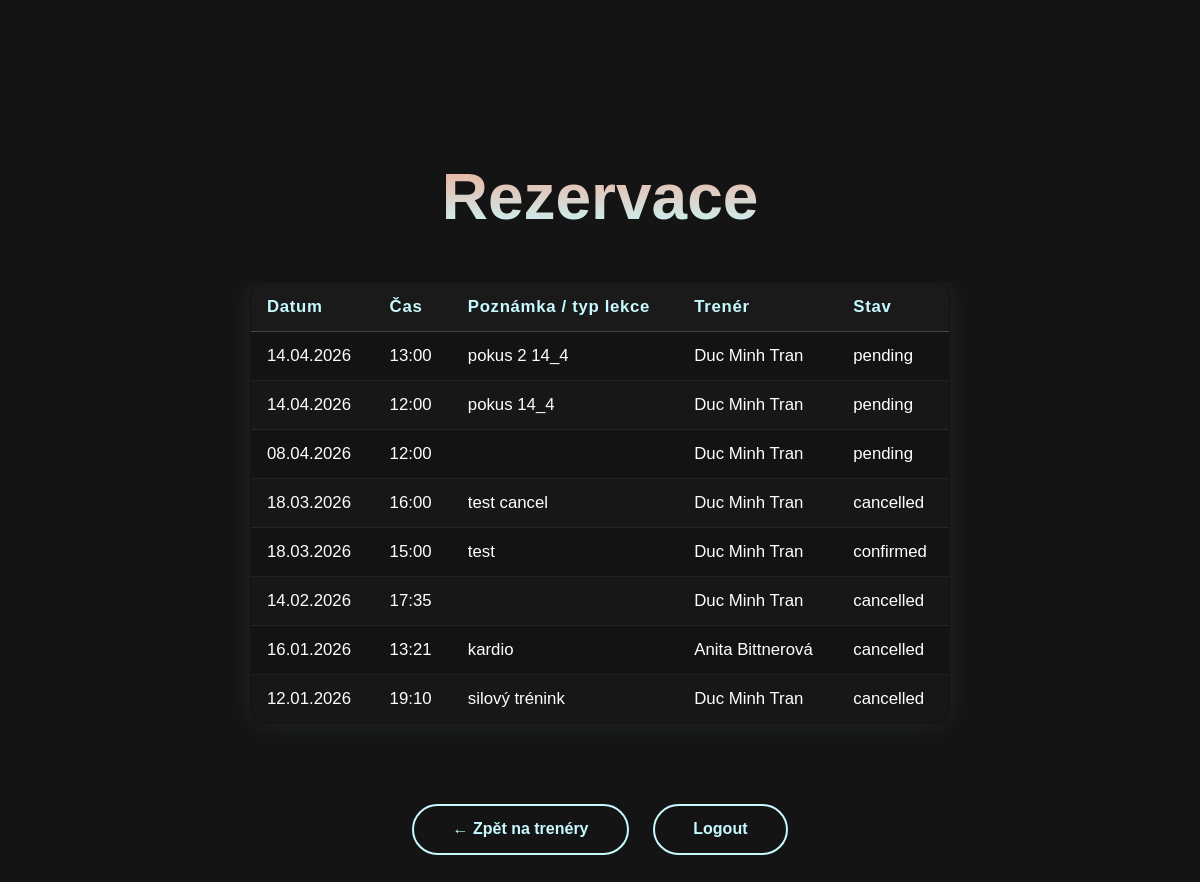
Screenshot of /reservations.php (signed in) with the database file from the repository.
### tables this page shows
CREATE TABLE `reservations` (
  `id` int(11) NOT NULL,
  `user_id` int(11) NOT NULL,
  `trainer_id` int(11) NOT NULL,
  `start_datetime` datetime NOT NULL,
  `note` text DEFAULT NULL,
  `status` enum('pending','confirmed','cancelled') DEFAULT 'pending',
  `created_at` timestamp NOT NULL DEFAULT current_timestamp()
);

CREATE TABLE `users` (
  `id` int(11) NOT NULL,
  `email` varchar(255) NOT NULL,
  `name` varchar(120) NOT NULL,
  `password_hash` varchar(255) NOT NULL,
  `role` enum('user','admin','trainer') NOT NULL DEFAULT 'user',
  `created_at` timestamp NOT NULL DEFAULT current_timestamp()
);

### reservations.php (the view, shortened to what this page needs)
<?php
require_once __DIR__ . "/inc/db.php";
$userId = (int)$_SESSION['user_id'];
$role = $_SESSION['role'] ?? 'user';
if ($role === 'trainer') {
  $sql = "
    SELECT
      r.id AS id,
      r.start_datetime,
      r.status,
      r.note,
      u.name AS client_name
    FROM reservations r
    JOIN users u ON u.id = r.user_id
    WHERE r.trainer_id = ?
    ORDER BY r.start_datetime DESC
  ";
  $stmt = $pdo->prepare($sql);
  $stmt->execute([$userId]);
} else {
  $sql = "
    SELECT
      r.id AS id,
      r.start_datetime,
      r.status,
      r.note,
      t.name AS trainer_name
    FROM reservations r
    JOIN users t ON t.id = r.trainer_id
    WHERE r.user_id = ?
    ORDER BY r.start_datetime DESC
  ";
  $stmt = $pdo->prepare($sql);
  $stmt->execute([$userId]);
}
$rows = $stmt->fetchAll(PDO::FETCH_ASSOC);
?>
<!doctype html>
<html lang="cs">
<head>
  <link rel="stylesheet" href="css/style.css">
  <link rel="stylesheet" href="css/reservations.css">
</head>
<body>
<div class="wrap">
  <h1>Rezervace</h1>
  <div class="table-wrap">
  <table>
    <thead>
      <tr>
        <th>Datum</th>
        <th>Čas</th>
        <th>Poznámka / typ lekce</th>
        <?php if ($role === 'trainer'): ?>
          <th>Klient</th>
        <?php else: ?>
          <th>Trenér</th>
        <?php endif; ?>
        <th>Stav</th>
      </tr>
    </thead>
    <tbody>
    <?php if (!$rows): ?>
     <tr><td colspan="<?= in_array($role, ['trainer','admin'], true) ? 6 : 5 ?>">Zatím žádné rezervace.</td></tr>
    <?php else: ?>
      <?php foreach ($rows as $r):
        $dt = new DateTime($r['start_datetime']);
      ?>
        <tr>
          <td><?= $dt->format('d.m.Y') ?></td>
          <td><?= $dt->format('H:i') ?></td>
          <td><?= htmlspecialchars($r['note'] ?? '') ?></td>
          <?php if ($role === 'trainer'): ?>
            <td><?= htmlspecialchars($r['client_name']) ?></td>
          <?php else: ?>
            <td><?= htmlspecialchars($r['trainer_name']) ?></td>
          <?php endif; ?>
          <td><?= htmlspecialchars($r['status']) ?></td>
        </tr>
      <?php endforeach; ?>
    <?php endif; ?>
    </tbody>
  </table>
  </div>
  <div class="bottom-actions">
  <a href="trainers.php" class="btn-back">← Zpět na trenéry</a>
  <a href="logout.php" class="btn-logout">Logout</a>
</div>
</div>
</body>
</html>

### css/style.css (style rules this page uses)
* { box-sizing: border-box; margin: 0; padding: 0; font-family: 'Kumbh Sans', sans-serif; }
:root { --bg-color: #141414; --second-bg-color: #131313; --text-color: white; --main-color: #C7FAFF; }
body { background: var(--bg-color); color: var(--text-color); }

### css/reservations.css (style rules this page uses)
body { background: var(--bg-color); color: var(--text-color); padding: 10rem 12% 6rem; }
h1 { font-size: 4rem; text-align: center; margin-bottom: 3rem; background: linear-gradient(to top, #C7FAFF 0%, #f0a993 100%); -webkit-background-clip: text; -webkit-text-fill-color: transparent; }
.table-wrap { width: 100%; overflow-x: auto; -webkit-overflow-scrolling: touch; }
table { width: 100%; max-width: 700px; margin: 0 auto 2.5rem; border-collapse: collapse; background: var(--second-bg-color); border-radius: 18px; overflow: hidden; box-shadow: 0 0 30px rgba(199, 250, 255, 0.08); border: 1px solid rgba(199, 250, 255, 0.18); }
th, td { padding: 14px 16px; text-align: left; border-bottom: 1px solid rgba(255,255,255,0.06); font-size: 1.05rem; }
thead th { background: rgba(255,255,255,0.03); color: var(--main-color); font-weight: 700; letter-spacing: .04em; border-bottom: 1px solid rgba(199, 250, 255, 0.2); }
tbody tr:nth-child(even) { background: rgba(255,255,255,0.015); }
a, button { color: var(--main-color); font-weight: 600; text-decoration: none; background: transparent; border: 2px solid var(--main-color); padding: .4rem 1rem; border-radius: 999px; cursor: pointer; transition: .25s ease; }
.bottom-actions { display: flex; justify-content: center; gap: 1.5rem; margin-top: 2.5rem; flex-wrap: wrap; }
.bottom-actions a { display: inline-block; padding: 0.9rem 2.4rem; border-radius: 999px; font-weight: 700; text-decoration: none; transition: .25s ease; border: 2px solid var(--main-color); color: var(--main-color); }
.btn-logout { border: 2px solid var(--main-color); background: transparent; color: var(--main-color); }

### rows the page displays
reservations: start_datetime "14.04.2026", start_datetime "13:00", note "pokus 2 14_4", users.name "Duc Minh Tran", status "pending"
reservations: start_datetime "14.04.2026", start_datetime "12:00", note "pokus 14_4", users.name "Duc Minh Tran", status "pending"
reservations: start_datetime "08.04.2026", start_datetime "12:00", users.name "Duc Minh Tran", status "pending"
reservations: start_datetime "18.03.2026", start_datetime "16:00", note "test cancel", users.name "Duc Minh Tran", status "cancelled"
reservations: start_datetime "18.03.2026", start_datetime "15:00", note "test", users.name "Duc Minh Tran", status "confirmed"
reservations: start_datetime "14.02.2026", start_datetime "17:35", users.name "Duc Minh Tran", status "cancelled"
reservations: start_datetime "16.01.2026", start_datetime "13:21", note "kardio", users.name "Anita Bittnerová", status "cancelled"
reservations: start_datetime "12.01.2026", start_datetime "19:10", note "silový trénink", users.name "Duc Minh Tran", status "cancelled"
